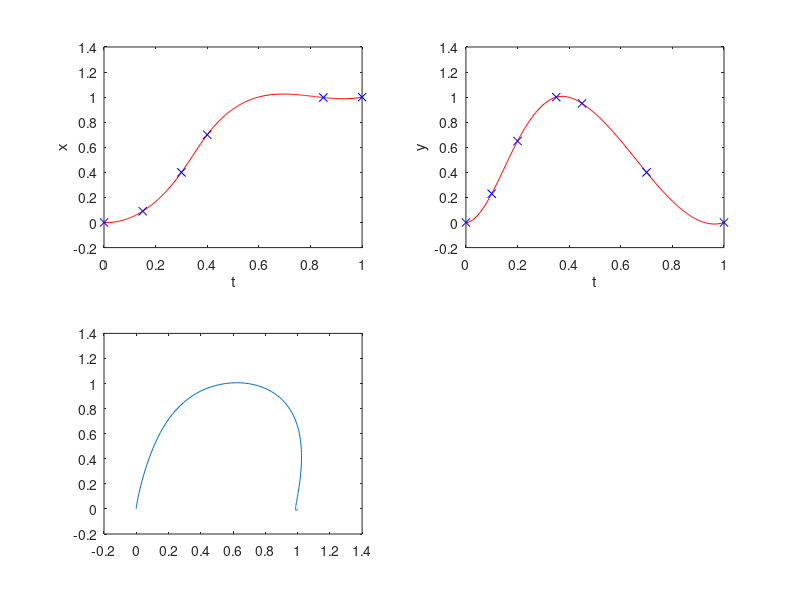

This chart was generated by the following MATLAB code:
%X coordinates for kicks

breakTX = [0  0.1   0.3 0.6 0.7 0.8   0.9 1];
breakX = [0 -0.2    -1  2  2.1  2    1.3 1];
breakTY = [0  0.1   0.3   0.5    0.7 0.8   0.9   1];
breakY = [0   0.7    1     1     0.9   0.7   0.3     0];


%For walkkick
breakTX = [0   0.3 0.6 0.7 0.8   0.9 1];
breakX = [0     0.7   1.5  1.5  1.45   1.15 1];
breakTY = [0    0.3   0.5    0.7 0.8   0.9   1];
breakY = [0      0.9     1     0.9   0.7   0.4     0];



%For walking
breakTX = [0 0.2 0.5 0.75 0.8 1];
breakX = [0 0.09  0.5 0.9 0.945 1];
breakTY = [0    0.3   0.5      0.7 0.8  0.9  1];
breakY = [0      0.9   1       0.7 0.35  0.085  0];

%walking #2
breakTX = [0 0.15 0.35 0.6 0.8 1];
breakX = [0 0.09  0.4 0.8 0.97 1];

breakTY = [0 0.2  0.4  0.5 0.6   0.8  0.9 1];
breakY = [0  0.38 0.95   1  0.9   0.25  0.07 0];




%for approaching (super soft landing)
breakTX = [0 0.15 0.3 0.4   0.85 1];
breakX = [0 0.09  0.4 0.7   0.997 1];

breakTY = [0 0.1 0.2 0.35 0.45  0.7 1];
breakY = [0 0.18 0.6 1    0.85   0.3 0];




%soft landing for normal walk
breakTX = [0 0.15 0.3 0.4   0.85 1];
breakX = [0 0.09  0.4 0.7   0.997 1];

breakTY = [0 0.1 0.2 0.35 0.45  0.7 1];
breakY = [0 0.23 0.65 1    0.95  0.4 0];




p=csapi(breakTX,breakX);
coefX = p.coefs;

q=csapi(breakTY,breakY);
coefY = q.coefs;

%Print in lua syntax
str1='local breaksTX={';
for i=2:size(p.breaks,2) str1=[str1 sprintf('%f,',p.breaks(i))]; end
str1 = [str1 '}'];
disp(str1);

str1='local breaksTY={';
for i=2:size(q.breaks,2) str1=[str1 sprintf('%f,',q.breaks(i))]; end
str1 = [str1 '}'];
disp(str1);


disp('local coefsX={');
for i=1:size(coefX,1)  
  str2='  {';
  for j=1:size(coefX,2) str2=[str2 sprintf('%f,', coefX(i,j))]; end
  str2=[str2 '},'];
  disp(str2);
end
disp('}');

disp('local coefsY={');
for i=1:size(coefY,1)  
  str2='  {';
  for j=1:size(coefY,2) str2=[str2 sprintf('%f,', coefY(i,j))]; end
  str2=[str2 '},'];
  disp(str2);
end
disp('}');

subplot(2,2,1);
fnplt(p);
ylabel('x');
xlabel('t');

subplot(2,2,2);
fnplt(q);
ylabel('y');
xlabel('t');


subplot(2,2,3);
px = fnval(p,[0:0.01:1]);
py = fnval(q,[0:0.01:1]);
plot(px,py);
